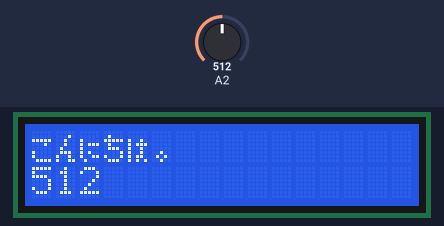
This sketch was run on a simulated Arduino Uno, built with avr-gcc and run on an emulated ATmega328P. On the bench: 16×2 character LCD. Inputs (shaded band) come from the test bench; at power-on: A2 = 512. What the sketch prints to the serial monitor is not drawn.

Above: at 1.2 s.
1.3 s: A2 set to 716
At 2.7 s:
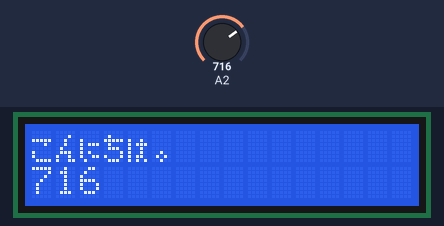
3.0 s: A2 set to 900
At 3.4 s:
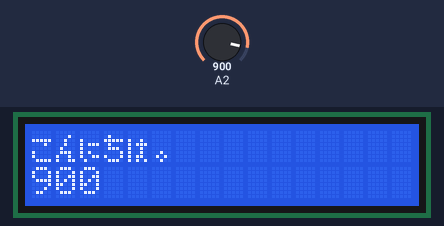
4.6 s: A2 set to 1023
At 5.1 s:
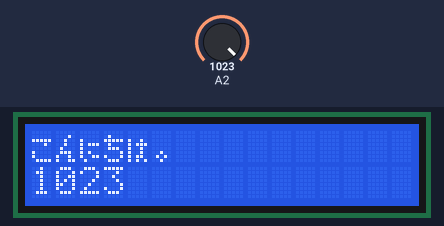
Timing chart, 0 to 7.6 s (numbered marks = the images above; inputs shaded):
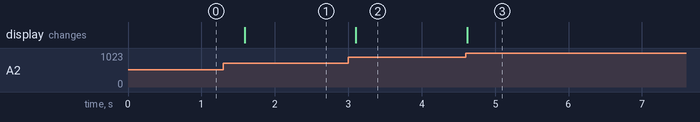

The sketch:

lab_4.1.ino
```cpp
/*
 * MICROPROCESSORS LAB
 */

#include <LiquidCrystal.h>

LiquidCrystal lcd(12, 11, 5, 4, 3, 2);

byte CUSTOM_CHAR[6][8] = {
  {B00000,B00000,B11111,B00010,B00000,B10000,B10000,B01111}, // こ
  {B00000,B00010,B00100,B00100,B01000,B01110,B10010,B10011}, // ん
  {B00000,B00000,B10000,B10111,B10000,B10100,B10011,B01000}, // に
  {B00000,B01000,B11111,B01000,B01110,B00001,B10001,B01110}, // ち
  {B00000,B00000,B10010,B10111,B10010,B10010,B10110,B10101}, // は
  {B00000,B00000,B00000,B00000,B00000,B00100,B01010,B00100} //。
};

void setup() {
  for (int i = 0; i < 6; i++) {
    lcd.createChar(i, CUSTOM_CHAR[i]);
  }
  lcd.begin(16, 2);

  pinMode(A2, INPUT);

  Serial.begin(9600);
}

void loop() {
  lcd.clear();
  for (int i = 0; i < 6; i++) {
    lcd.setCursor(i, 0);
    lcd.write(i);
  }

  lcd.setCursor(0, 1);
  lcd.print(analogRead(A2));
  Serial.println(analogRead(A2));

  delay(500);
}
```

Measured:
- after the input at 1.3 s, the display: changes after 0.29 s (image 1)
- after the input at 3.0 s, the display: changes after 0.10 s (image 2)
- after the input at 4.6 s, the display: changes at once (image 3)
